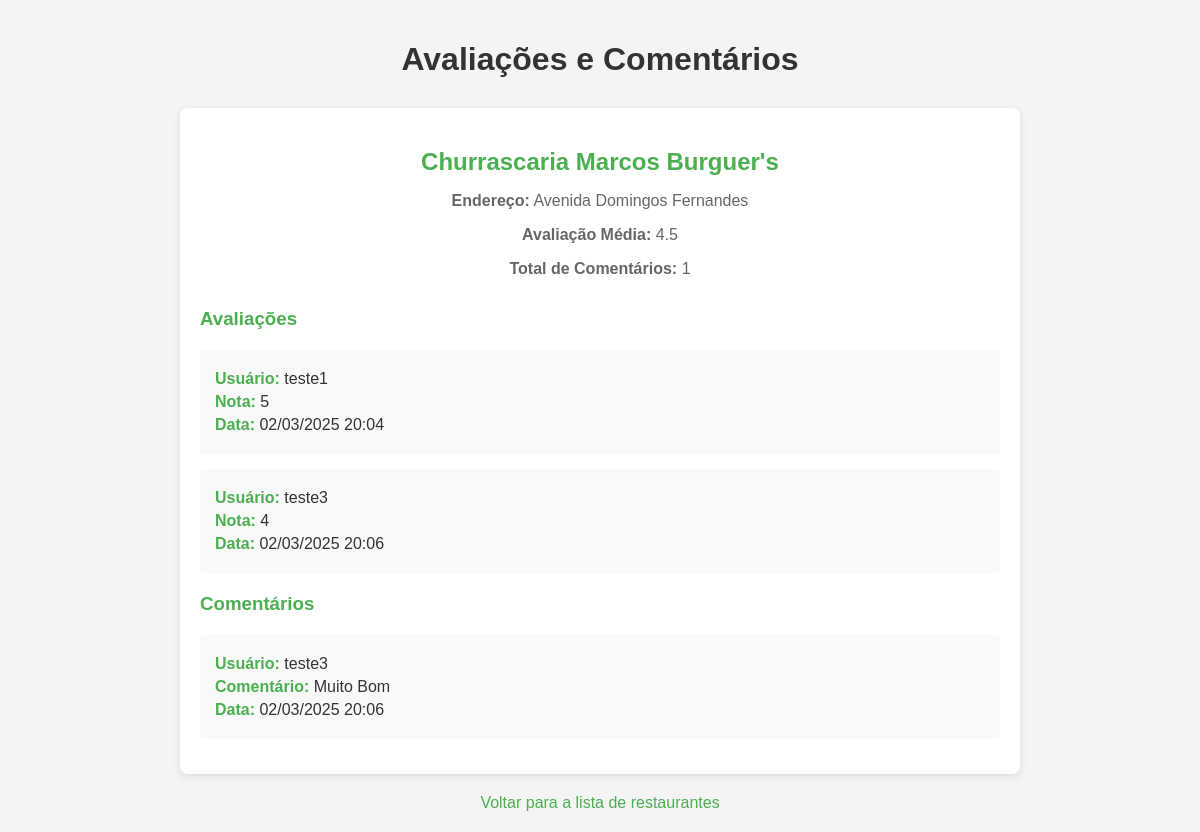
The app's page /ver_avaliacoes_comentarios/7/ (signed in) with its own data.
### main/models.py (models this page shows, shortened)
class Restaurante(models.Model):
    owner = models.ForeignKey(settings.AUTH_USER_MODEL, on_delete=models.CASCADE, related_name="restaurantes")
    nome = models.CharField(max_length=255)
    endereco = models.CharField(max_length=255)
    latitude = models.DecimalField(max_digits=9, decimal_places=6)
    longitude = models.DecimalField(max_digits=9, decimal_places=6)
    data_adicao = models.DateTimeField(auto_now_add=True)
    objects = RestauranteManager()
    def media_avaliacoes(self):
        return self.avaliacoes.aggregate(models.Avg('nota'))['nota__avg'] or 0
    def total_comentarios(self):
        return self.comentarios.count()

class Avaliacao(models.Model):
    usuario = models.ForeignKey(settings.AUTH_USER_MODEL, on_delete=models.CASCADE, related_name="avaliacoes")
    restaurante = models.ForeignKey(Restaurante, on_delete=models.CASCADE, related_name="avaliacoes")
    nota = models.IntegerField(choices=[(i, i) for i in range(1, 6)])  # Nota de 1 a 5
    data_avaliacao = models.DateTimeField(auto_now_add=True)
    class Meta:
        unique_together = ('usuario', 'restaurante')  # Um usuário só pode avaliar um restaurante uma vez

class Usuario(AbstractBaseUser):
    nome = models.CharField(max_length=255)
    telefone = models.CharField(max_length=15, null=True, blank=True)
    username = None
    email = models.EmailField(unique=True)
    morador_local = models.BooleanField(default=False)
    cpf = models.CharField(max_length=11, null=True, blank=True, unique=True)
    is_active = models.BooleanField(default=True)
    is_staff = models.BooleanField(default=False)
    objects = UsuarioManager()
    USERNAME_FIELD = 'email'
    REQUIRED_FIELDS = ['nome']  # Outros campos obrigatórios
    def __str__(self):
        return self.email

class Comentario(models.Model):
    usuario = models.ForeignKey(settings.AUTH_USER_MODEL, on_delete=models.CASCADE, related_name="comentarios")
    restaurante = models.ForeignKey(Restaurante, on_delete=models.CASCADE, related_name="comentarios")
    texto = models.TextField()
    data_comentario = models.DateTimeField(auto_now_add=True)

### main/views.py (the view)
# urls.py: path('ver_avaliacoes_comentarios/<int:restaurante_id>/', views.ver_avaliacoes_comentarios, name='ver_avaliacoes_comentarios'),
@login_required
def ver_avaliacoes_comentarios(request, restaurante_id):
    restaurante = get_object_or_404(Restaurante, id=restaurante_id)
    avaliacoes = restaurante.avaliacoes.all()
    comentarios = restaurante.comentarios.all()
    return render(request, 'ver_avaliacoes_comentarios.html', {
        'restaurante': restaurante,
        'avaliacoes': avaliacoes,
        'comentarios': comentarios
    })

### main/auth_backend.py (called while the page is built)
    def get_user(self, user_id):
        try:
            user = get_user_model().objects.get(pk=user_id)
            logger.debug(f"Usuário recuperado com ID {user_id}: {user}")
            return user
        except get_user_model().DoesNotExist:
            logger.debug(f"Usuário não encontrado com ID {user_id}")
            return None

### main/templates/ver_avaliacoes_comentarios.html (shortened to what this page needs)
{% load static %}
<!DOCTYPE html>
<html lang="pt-br">
<head>
</head>
<body>
    <h1>Avaliações e Comentários</h1>
    <div class="container">
        <div class="restaurante-info">
            <h2>{{ restaurante.nome }}</h2>
            <p><strong>Endereço:</strong> {{ restaurante.endereco }}</p>
            <p><strong>Avaliação Média:</strong> {{ restaurante.media_avaliacoes|default:"N/A" }}</p>
            <p><strong>Total de Comentários:</strong> {{ restaurante.total_comentarios }}</p>
        </div>
        <div class="avaliacoes-comentarios">
            <h3>Avaliações</h3>
            {% if avaliacoes %}
                {% for avaliacao in avaliacoes %}
                    <div class="avaliacao-item">
                        <p><span>Usuário:</span> {{ avaliacao.usuario.nome }}</p>
                        <p><span>Nota:</span> {{ avaliacao.nota }}</p>
                        <p><span>Data:</span> {{ avaliacao.data_avaliacao|date:"d/m/Y H:i" }}</p>
                    </div>
                {% endfor %}
            {% else %}
                <p>Nenhuma avaliação disponível.</p>
            {% endif %}
        </div>
        <div class="avaliacoes-comentarios">
            <h3>Comentários</h3>
            {% if comentarios %}
                {% for comentario in comentarios %}
                    <div class="comentario-item">
                        <p><span>Usuário:</span> {{ comentario.usuario.nome }}</p>
                        <p><span>Comentário:</span> {{ comentario.texto }}</p>
                        <p><span>Data:</span> {{ comentario.data_comentario|date:"d/m/Y H:i" }}</p>
                    </div>
                {% endfor %}
            {% else %}
                <p>Nenhum comentário disponível.</p>
            {% endif %}
        </div>
    </div>
    <a href="{% url 'restaurantes_view' %}" class="back-link">Voltar para a lista de restaurantes</a>
</body>
</html>

### main/templates/ver_avaliacoes_comentarios.html (style rules this page uses)
body { font-family: Arial, sans-serif; background-color: #f4f4f4; margin: 0; padding: 20px; }
h1 { color: #333; text-align: center; margin-bottom: 30px; }
.container { background-color: #fff; padding: 20px; border-radius: 8px; box-shadow: 0 2px 8px rgba(0, 0, 0, 0.1); max-width: 800px; margin: 0 auto; }
.restaurante-info { text-align: center; margin-bottom: 30px; }
.restaurante-info h2 { color: #4CAF50; margin-bottom: 10px; }
.restaurante-info p { color: #666; }
.avaliacoes-comentarios { margin-top: 20px; }
.avaliacoes-comentarios h3 { color: #4CAF50; margin-bottom: 20px; }
.avaliacao-item, .comentario-item { background-color: #f9f9f9; padding: 15px; border-radius: 4px; margin-bottom: 15px; }
.avaliacao-item p, .comentario-item p { margin: 5px 0; color: #333; }
.avaliacao-item span, .comentario-item span { font-weight: bold; color: #4CAF50; }
.back-link { display: block; text-align: center; margin-top: 20px; color: #4CAF50; text-decoration: none; }

### records on screen
Restaurante: nome "Churrascaria Marcos Burguer's", endereco "Avenida Domingos Fernandes", media_avaliacoes "4.5", total_comentarios "1"
Avaliacao: usuario.nome "teste1", nota "5", data_avaliacao "02/03/2025 20:04"
Avaliacao: usuario.nome "teste3", nota "4", data_avaliacao "02/03/2025 20:06"
Comentario: usuario.nome "teste3", texto "Muito Bom", data_comentario "02/03/2025 20:06"
